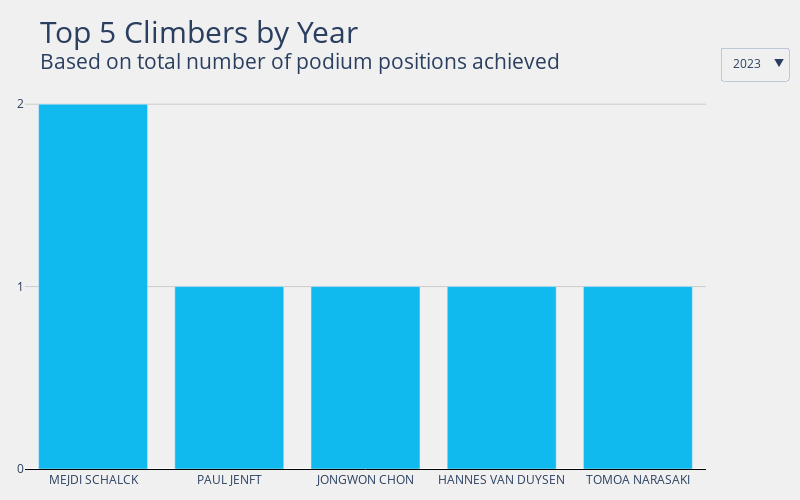

Write notebook code for a chart like this one.
### Markdown cell above
## Top Climbers By Year

### Code cell
def get_top_by_year(df):
    """
    Returns a dataframe showing the top 5 climbers grouped by competition
    year, based on the number of times they reached the podium.
    
    df: dataframe containing results for all bouldering events
    """
    df = df[(df['Rank'] <= 3) & (df['Rank'] > 0)] # Only get climbers on podium
    df = df.groupby(['Year'])[['Name']].value_counts().to_frame(name='Podiums').reset_index() # Each climber's podium count by year    
    df = df.groupby(['Year'], sort=False).head(5).reset_index(drop=True).astype({'Year': 'int'}) # Top 5 climbers per year by podium count
    return df
    
top_by_year = get_top_by_year(boulder_men_all_results)
title = "Top 5 Climbers by Year<br><sup>Based on total number of podium positions achieved"
gen_plotly(top_by_year, 'Year', title)

### Figure 1 — Plotly figure (JSON) as saved in the notebook; plotly's stock layout.template omitted (floating-point values rounded to 4 significant figures)
{"data": [{"marker": {"color": "#10baee"}, "name": "2007", "type": "bar", "visible": false, "x": ["KILIAN FISCHHUBER", "DMITRII SHARAFUTDINOV", "AKITO MATSUSHIMA", "JÉRÔME MEYER", "JONAS BAUMANN"], "y": [5, 4, 3, 1, 1]}, {"marker": {"color": "#10baee"}, "name": "2008", "type": "bar", "visible": false, "x": ["KILIAN FISCHHUBER", "DAVID LAMA", "DMITRII SHARAFUTDINOV", "RUSTAM GELMANOV", "STANISLAV KLESHNOV"], "y": [6, 4, 3, 2, 1]}, {"marker": {"color": "#10baee"}, "name": "2009", "type": "bar", "visible": false, "x": ["KILIAN FISCHHUBER", "RUSTAM GELMANOV", "GABRIELE MORONI", "STÉPHAN JULIEN", "DANIEL WOODS"], "y": [4, 2, 2, 2, 1]}, {"marker": {"color": "#10baee"}, "name": "2010", "type": "bar", "visible": false, "x": ["ADAM ONDRA", "KILIAN FISCHHUBER", "DMITRII SHARAFUTDINOV", "TSUKURU HORI", "MYKHAYLO SHALAGIN"], "y": [5, 5, 2, 2, 1]}, {"marker": {"color": "#10baee"}, "name": "2011", "type": "bar", "visible": false, "x": ["KILIAN FISCHHUBER", "DMITRII SHARAFUTDINOV", "RUSTAM GELMANOV", "GUILLAUME GLAIRON MONDET", "KLEMEN BECAN"], "y": [5, 5, 3, 2, 2]}, {"marker": {"color": "#10baee"}, "name": "2012", "type": "bar", "visible": false, "x": ["KILIAN FISCHHUBER", "RUSTAM GELMANOV", "SEAN MCCOLL", "DMITRII SHARAFUTDINOV", "JAKOB SCHUBERT"], "y": [5, 5, 3, 3, 2]}, {"marker": {"color": "#10baee"}, "name": "2013", "type": "bar", "visible": false, "x": ["DMITRII SHARAFUTDINOV", "JAKOB SCHUBERT", "JORG VERHOEVEN", "KILIAN FISCHHUBER", "GUILLAUME GLAIRON MONDET"], "y": [5, 3, 3, 3, 2]}, {"marker": {"color": "#10baee"}, "name": "2014", "type": "bar", "visible": false, "x": ["JAN HOJER", "DMITRII SHARAFUTDINOV", "GUILLAUME GLAIRON MONDET", "SEAN MCCOLL", "RUSTAM GELMANOV"], "y": [6, 4, 4, 3, 3]}, {"marker": {"color": "#10baee"}, "name": "2015", "type": "bar", "visible": false, "x": ["JONGWON CHON", "NATHANIEL COLEMAN", "ADAM ONDRA", "ALBAN LEVIER", "TSUKURU HORI"], "y": [3, 2, 2, 2, 1]}, {"marker": {"color": "#10baee"}, "name": "2016", "type": "bar", "visible": false, "x": ["TOMOA NARASAKI", "ALEKSEY RUBTSOV", "JONGWON CHON", "KOKORO FUJII", "MICHAEL PICCOLRUAZ"], "y": [6, 4, 3, 3, 1]}, {"marker": {"color": "#10baee"}, "name": "2017", "type": "bar", "visible": false, "x": ["TOMOA NARASAKI", "ALEKSEY RUBTSOV", "KEITA WATABE", "JONGWON CHON", "TAISEI ISHIMATSU"], "y": [4, 4, 3, 3, 1]}, {"marker": {"color": "#10baee"}, "name": "2018", "type": "bar", "visible": false, "x": ["JERNEJ KRUDER", "TOMOA NARASAKI", "GREGOR VEZONIK", "REI SUGIMOTO", "ALEKSEY RUBTSOV"], "y": [4, 4, 4, 2, 2]}, {"marker": {"color": "#10baee"}, "name": "2019", "type": "bar", "visible": false, "x": ["TOMOA NARASAKI", "JAKOB SCHUBERT", "ADAM ONDRA", "YOSHIYUKI OGATA", "JAN HOJER"], "y": [5, 3, 3, 2, 1]}, {"marker": {"color": "#10baee"}, "name": "2020", "type": "bar", "visible": false, "x": ["SERGEI LUZHETSKII", "NIKOLAI IARILOVETS", "JERNEJ KRUDER"], "y": [1, 1, 1]}, {"marker": {"color": "#10baee"}, "name": "2021", "type": "bar", "visible": false, "x": ["TOMOA NARASAKI", "KOKORO FUJII", "ADAM ONDRA", "YOSHIYUKI OGATA", "TOMOAKI TAKATA"], "y": [2, 2, 2, 2, 1]}, {"marker": {"color": "#10baee"}, "name": "2022", "type": "bar", "visible": false, "x": ["YOSHIYUKI OGATA", "TOMOA NARASAKI", "MEJDI SCHALCK", "KOKORO FUJII", "ANZE PEHARC"], "y": [5, 3, 2, 2, 1]}, {"marker": {"color": "#10baee"}, "name": "2023", "type": "bar", "visible": true, "x": ["MEJDI SCHALCK", "PAUL JENFT", "JONGWON CHON", "HANNES VAN DUYSEN", "TOMOA NARASAKI"], "y": [2, 1, 1, 1, 1]}], "layout": {"height": 500, "margin": {"b": 25, "l": 25, "r": 25, "t": 85}, "paper_bgcolor": "#f0f0f0", "plot_bgcolor": "#f0f0f0", "title": {"font": {"size": 30}, "text": "Top 5 Climbers by Year<br><sup>Based on total number of podium positions achieved"}, "updatemenus": [{"active": 16, "buttons": [{"args": [{"showlegend": false, "title": "2007", "visible": [true, false, false, false, false, false, false, false, false, false, false, false, false, false, false, false, false]}], "label": "2007", "method": "update"}, {"args": [{"showlegend": false, "title": "2008", "visible": [false, true, false, false, false, false, false, false, false, false, false, false, false, false, false, false, false]}], "label": "2008", "method": "update"}, {"args": [{"showlegend": false, "title": "2009", "visible": [false, false, true, false, false, false, false, false, false, false, false, false, false, false, false, false, false]}], "label": "2009", "method": "update"}, {"args": [{"showlegend": false, "title": "2010", "visible": [false, false, false, true, false, false, false, false, false, false, false, false, false, false, false, false, false]}], "label": "2010", "method": "update"}, {"args": [{"showlegend": false, "title": "2011", "visible": [false, false, false, false, true, false, false, false, false, false, false, false, false, false, false, false, false]}], "label": "2011", "method": "update"}, {"args": [{"showlegend": false, "title": "2012", "visible": [false, false, false, false, false, true, false, false, false, false, false, false, false, false, false, false, false]}], "label": "2012", "method": "update"}, {"args": [{"showlegend": false, "title": "2013", "visible": [false, false, false, false, false, false, true, false, false, false, false, false, false, false, false, false, false]}], "label": "2013", "method": "update"}, {"args": [{"showlegend": false, "title": "2014", "visible": [false, false, false, false, false, false, false, true, false, false, false, false, false, false, false, false, false]}], "label": "2014", "method": "update"}, {"args": [{"showlegend": false, "title": "2015", "visible": [false, false, false, false, false, false, false, false, true, false, false, false, false, false, false, false, false]}], "label": "2015", "method": "update"}, {"args": [{"showlegend": false, "title": "2016", "visible": [false, false, false, false, false, false, false, false, false, true, false, false, false, false, false, false, false]}], "label": "2016", "method": "update"}, {"args": [{"showlegend": false, "title": "2017", "visible": [false, false, false, false, false, false, false, false, false, false, true, false, false, false, false, false, false]}], "label": "2017", "method": "update"}, {"args": [{"showlegend": false, "title": "2018", "visible": [false, false, false, false, false, false, false, false, false, false, false, true, false, false, false, false, false]}], "label": "2018", "method": "update"}, {"args": [{"showlegend": false, "title": "2019", "visible": [false, false, false, false, false, false, false, false, false, false, false, false, true, false, false, false, false]}], "label": "2019", "method": "update"}, {"args": [{"showlegend": false, "title": "2020", "visible": [false, false, false, false, false, false, false, false, false, false, false, false, false, true, false, false, false]}], "label": "2020", "method": "update"}, {"args": [{"showlegend": false, "title": "2021", "visible": [false, false, false, false, false, false, false, false, false, false, false, false, false, false, true, false, false]}], "label": "2021", "method": "update"}, {"args": [{"showlegend": false, "title": "2022", "visible": [false, false, false, false, false, false, false, false, false, false, false, false, false, false, false, true, false]}], "label": "2022", "method": "update"}, {"args": [{"showlegend": false, "title": "2023", "visible": [false, false, false, false, false, false, false, false, false, false, false, false, false, false, false, false, true]}], "label": "2023", "method": "update"}], "x": 1.12, "xanchor": "right", "y": 1.1, "yanchor": "top"}], "width": 800, "xaxis": {"autorange": true, "linecolor": "black", "range": [-0.5, 4.5], "showline": true, "title": {}, "type": "category"}, "yaxis": {"autorange": true, "gridcolor": "#cbcbcb", "range": [0, 2.105], "showticklabels": true, "tickvals": [0, 1, 2, 3, 4, 5, 6, 7, 8, 9, 10, 11, 12, 13, 14, 15, 16, 17, 18, 19, 20, 21, 22, 23, 24, 25, 26, 27, 28, 29], "title": {}, "type": "linear"}}}
